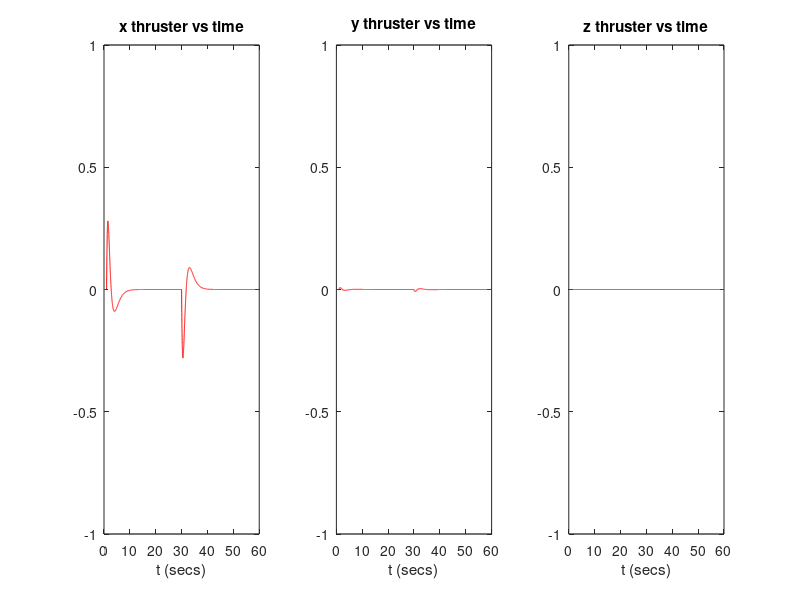
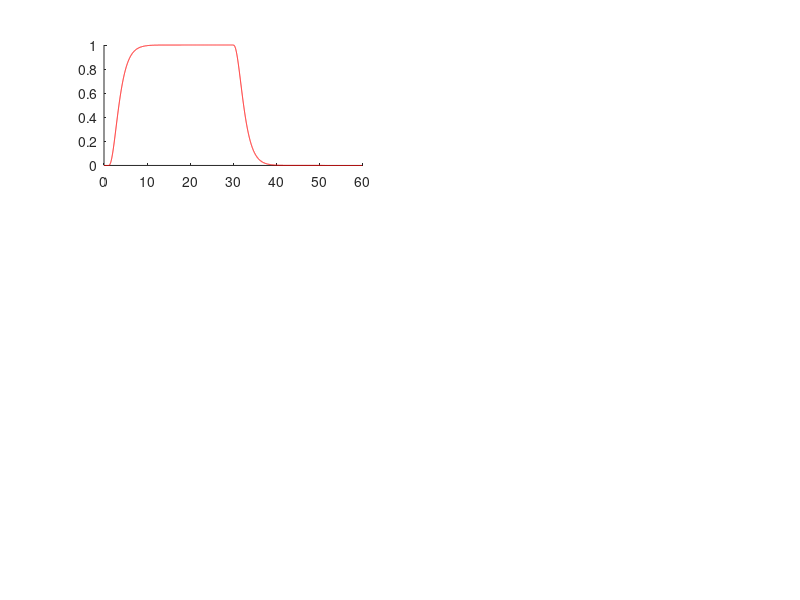

Write MATLAB code to recreate these figures, in order. (Note: this script raises an error after producing the figures.)
close all; clear all; clc;

n = sqrt(398600 / 6778^3 );

A = [0 0 0 1 0 0;
    0 0 0 0 1 0;
    0 0 0 0 0 1;
    3*n^2 0 0 0 2*n 0;
    0 0 0 -2*n 0 0;
    0 0 -n^2 0 0 0];
B = zeros(6,3);
B(4:end,:) = eye(3);
C = zeros(3,6);
C(:, 1:3) = eye(3);
D = zeros(3);

P = ctrb(A,B);
rank(P) % System is fully controllable

% Check controllability
O = obsv(A,C);
rank(O) % System is fully observable

OLsys = ss(A,B,C,D); 

%% Step 2. Define reference input profiles and constraints 
umax = 1;
tvec = 0:0.01:60;
rhistvec = zeros(3, length(tvec));
rhistvec(1,:) = sign(double(tvec > 1 & tvec < 30)); % Set reference input to 1 from t=1 to t=30

%% Set up Luenberger observer
Aaug = [A zeros(6,3); -C zeros(3,3)]; 
Baug = [B; 
        zeros(size(C,1),size(B,2))];
Faug = [zeros(size(B)); 
          eye(3);
         zeros(6,3)];
Caug = [C, zeros(3,3)];
Daug = zeros(size(Caug,1),size(Baug,2));

%%Assess reachability: 
rank(ctrb(Aaug,Baug)) %should be = 9

% Set poles for K and L seperately
% despoles_K =-[9 8 7 6 5 4 6.1 4.5 .5]; %untuned
% despoles_L = -[1 2 3 4 5 6]; %untuned
despoles_K = -[1 2 3 4 5 6 7 8 9]*0.2;
despoles_L = -[1 2 3 4 5 6]*0.2;

Kaug = place(Aaug,Baug,despoles_K); 
L=(place(A.',C.', despoles_L)).';

AaugCLO = [(Aaug - Baug*Kaug) Baug*Kaug(:,1:6);
    zeros(6,9) (A-L*C)];
BaugCLO = Faug;
CaugCLO = [C zeros(3,9)];
DaugCLO = zeros(size(CaugCLO,1),size(BaugCLO,2));

CLaugsys2 = ss(AaugCLO,BaugCLO,CaugCLO,DaugCLO); 

XCLO_IC = 0*ones(15,1); %zero initial error
% XCLO_IC = 0.1*zeros(15,1); %non-zero initial error
% XCLO_IC(10:15) = 0.1; %non-zero initial error

%% Step 5. Check that closed-loop system specs met; change despoles o'wise
%%get response to first reference input profile:
[Y_CL1,~,X_CL] = lsim(CLaugsys2,rhistvec,tvec,XCLO_IC);
U_CL = -[Kaug, Kaug(:,1:6)]*X_CL';
X_CL = X_CL';

%% PLOT ACTUATOR EFFORTS
figure() 
subplot(131)
plot(tvec, U_CL(1,:),'r') 
hold on
plot(tvec,umax*ones(size(tvec)),'k--') 
plot(tvec,-umax*ones(size(tvec)),'k--') 
xlabel('t (secs)') 
% ylabel('') 
title('x thruster vs time') 

subplot(132)
plot(tvec, U_CL(2,:),'r') 
hold on
plot(tvec,umax*ones(size(tvec)),'k--') 
plot(tvec,-umax*ones(size(tvec)),'k--') 
xlabel('t (secs)') 
% ylabel('') 
title('y thruster vs time') 

subplot(133)
plot(tvec, U_CL(3,:),'r') 
hold on
plot(tvec,umax*ones(size(tvec)),'k--') 
plot(tvec,-umax*ones(size(tvec)),'k--') 
xlabel('t (secs)') 
% ylabel('') 
title('z thruster vs time') 

%% PLOT STATES

figure()
% X plots
subplot(321), hold on
plot(tvec, X_CL(1,:),'r') 
xline(1)
xline(11)
xline(30)
xline(40)
xlabel('t (secs)') 
ylabel('x [km]') 
title('x (radial) vs time') 

subplot(322), hold on
plot(tvec, X_CL(4,:),'r') 
xline(1)
xline(11)
xline(30)
xline(40)
xlabel('t (secs)') 
ylabel('$\dot{x}$ [km/s]', 'Interpreter', 'latex') 
title('$\dot{x}$ (radial) vs time', 'Interpreter', 'latex')
legend('States','10 Second Timing Objective')


% Y plots
subplot(323), hold on
plot(tvec, X_CL(2,:),'r') 
xline(1)
xline(11)
xline(30)
xline(40)
xlabel('t (secs)') 
ylabel('y [km]') 
title('y (along-track) vs time')

subplot(324), hold on
plot(tvec, X_CL(5,:),'r') 
xline(1)
xline(11)
xline(30)
xline(40)
xlabel('t (secs)') 
ylabel('$\dot{y}$ [km/s]', 'Interpreter', 'latex') 
title('$\dot{y}$ (along-track) vs time', 'Interpreter', 'latex')


% Z plots
subplot(325), hold on
plot(tvec, X_CL(3,:),'r') 
xline(1)
xline(11)
xline(30)
xline(40)
xlabel('t (secs)') 
ylabel('z [km]') 
title('z (cross-track) vs time')

subplot(326), hold on
plot(tvec, X_CL(6,:),'r')
xline(1)
xline(11)
xline(30)
xline(40)
xlabel('t (secs)') 
ylabel('$\dot{z}$ [km/s]', 'Interpreter', 'latex') 
title('$\dot{z}$ (cross-track) vs time', 'Interpreter', 'latex')